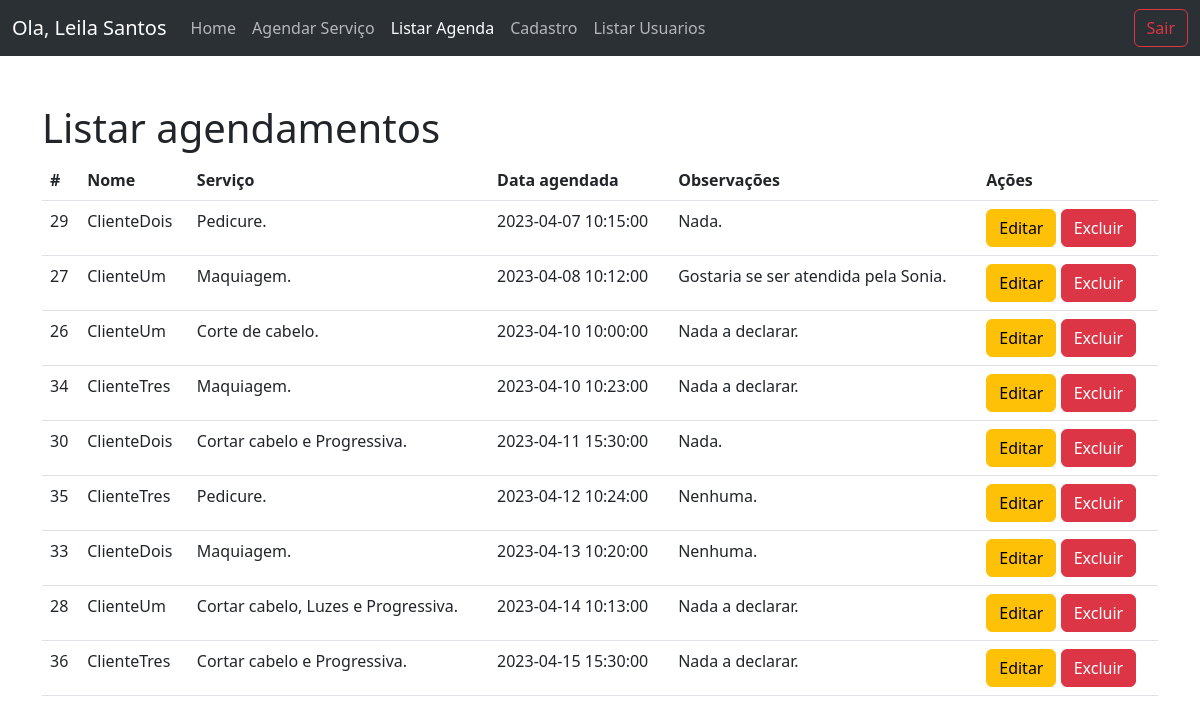
Screenshot of /codigo/dashboard.php?page=listarAgenda (signed in) with the database file from the repository.
### tables this page shows
CREATE TABLE `agendamentos` (
  `id` int(10) UNSIGNED NOT NULL,
  `nome` varchar(100) NOT NULL,
  `servico` varchar(255) NOT NULL,
  `dataehora` datetime NOT NULL,
  `observacao` varchar(255) NOT NULL
);

### codigo/agendamento/listar-agendamentos.php (the view, shortened to what this page needs)
<h1>Listar agendamentos</h1>
<?php
    if($_SESSION["tipo"] == 2){
        $sql = "SELECT * FROM agendamentos WHERE nome='".$_SESSION["nome"]."' ORDER BY dataehora";
    }else{
        $sql = "SELECT * FROM agendamentos ORDER BY dataehora";
    }
    $res = $conn->query($sql);
    $qtd = $res->num_rows;
    if($qtd > 0){
        print "<table class='table table-hover table-b ordered'>";
        print "<tr>";
            print "<th>#</th>";
            print "<th>Nome</th>";
            print "<th>Serviço</th>";
            print "<th>Data agendada</th>";
            print "<th>Observações</th>";
            print "<th>Ações</th>";
        print "</tr>";
        while($row = $res->fetch_object()){
            print "<tr>";
                print "<td>".$row->id."</td>";
                print "<td>".$row->nome."</td>";
                print "<td>".$row->servico."</td>";
                print "<td>".$row->dataehora."</td>";
                print "<td>".$row->observacao."</td>";
                print "<td>
                        <button onclick=\"location.href='?page=editarAgenda&id=".$row->id."'\" class='btn btn-warning'>Editar</button>
                        <button onclick=\"if(confirm('Tem certeza que deseja Excluir o Agendamento')){
                                            location.href='?page=salvaragendamento&acao=excluir&id=".$row->id."'}
                                            else{false}\" class='btn btn-danger'>Excluir</button>
                      </td>";
            print "</tr>";
        }
        print "</table>";
    }else{
        print "<p class='alert alert-danger'>Não encontrou resultados!</p>";
    }
?>

### codigo/dashboard.php (shortened to what this page needs)
<!doctype html>
<html lang="pt-br">
  <head>
    <link href="css/bootstrap.min.css" rel="stylesheet">
  </head>
  <body>
  <nav class="navbar bg-dark navbar-expand-lg bg-body-tertiary" data-bs-theme="dark">
    <div class="container-fluid">
        <a class="navbar-brand" href="dashboard.php"><?php print 'Ola, '.$_SESSION['nome'];?></a>
        <div class="collapse navbar-collapse" id="navbarNav">
        <ul class="navbar-nav me-auto mb-2 mb-lg-0">
            <li class="nav-item">
                <a class="<?php echo (@$_REQUEST['page'] == "") ? "nav-link active" : "nav-link"; ?>" aria-current="page" href="dashboard.php">Home</a>
            </li>
            <li class="nav-item">
                <a class='<?php echo (@$_REQUEST['page'] == 'agendar') ? 'nav-link active' : 'nav-link'; ?>' href="?page=agendar">Agendar Serviço</a>
            </li>
            <li class="nav-item">
                <a class='<?php echo (@$_REQUEST['page'] == 'listarAgenda') ? 'nav-link active' : 'nav-link'; ?>' href="?page=listarAgenda">Listar Agenda</a>
            </li>
            <?php
                if($_SESSION["tipo"] == 1){
                    include("includes/nivelUmDeAcesso.php");
                }
            ?>
        </ul>
            <form action="?page=sair" method="post">
                <button class="btn btn-outline-danger" type="submit">Sair</button>
            </form>
        </div>
    </div>
    </nav>
    <div class="container">
        <div class="row">
            <div class="col mt-5">
                <?php
                    include("configuracao.php");
                    switch(@$_REQUEST["page"]){
                        case "listarAgenda":
                            include("agendamento/listar-agendamentos.php");
                            break;
                    }
                ?>
            </div>
        </div>
    </div>
  </body>
</html>

### codigo/includes/nivelUmDeAcesso.php
<li class='nav-item'><a class='<?php echo (@$_REQUEST['page'] == 'novo') ? 'nav-link active' : 'nav-link'; ?>' href='?page=novo'>Cadastro</a></li>
<li class='nav-item'><a class='<?php echo (@$_REQUEST['page'] == 'listar') ? 'nav-link active' : 'nav-link'; ?>' href='?page=listar'>Listar Usuarios</a></li>

### rows the page displays
agendamentos: id "29", nome "ClienteDois", servico "Pedicure.", dataehora "2023-04-07 10:15:00", observacao "Nada."
agendamentos: id "27", nome "ClienteUm", servico "Maquiagem.", dataehora "2023-04-08 10:12:00", observacao "Gostaria se ser atendida pela Sonia."
agendamentos: id "26", nome "ClienteUm", servico "Corte de cabelo.", dataehora "2023-04-10 10:00:00", observacao "Nada a declarar."
agendamentos: id "34", nome "ClienteTres", servico "Maquiagem.", dataehora "2023-04-10 10:23:00", observacao "Nada a declarar."
agendamentos: id "30", nome "ClienteDois", servico "Cortar cabelo e Progressiva.", dataehora "2023-04-11 15:30:00", observacao "Nada."
agendamentos: id "35", nome "ClienteTres", servico "Pedicure.", dataehora "2023-04-12 10:24:00", observacao "Nenhuma."
agendamentos: id "33", nome "ClienteDois", servico "Maquiagem.", dataehora "2023-04-13 10:20:00", observacao "Nenhuma."
agendamentos: id "28", nome "ClienteUm", servico "Cortar cabelo, Luzes e Progressiva.", dataehora "2023-04-14 10:13:00", observacao "Nada a declarar."
agendamentos: id "36", nome "ClienteTres", servico "Cortar cabelo e Progressiva.", dataehora "2023-04-15 15:30:00", observacao "Nada a declarar."

### other values shown
$_SESSION['nome'] "Leila Santos"
